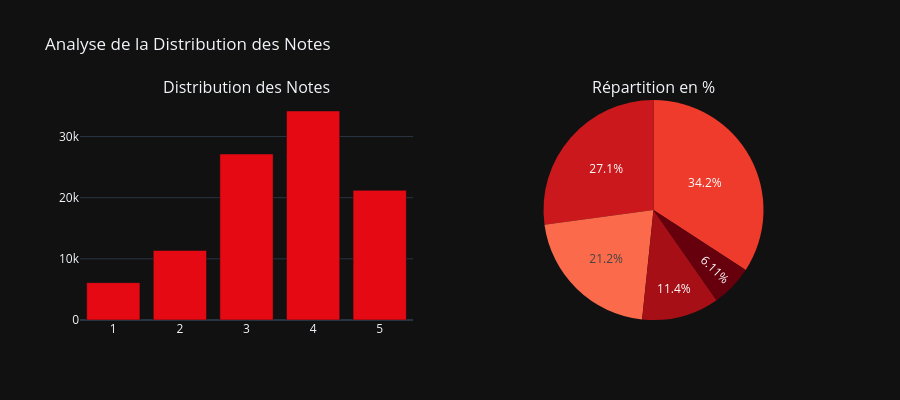

Notebook code for this chart:
### Markdown cell above
## 3.1 Distribution des Notes

### Code cell
# Distribution des notes
rating_counts = ratings['rating'].value_counts().sort_index()

fig = make_subplots(
    rows=1, cols=2,
    subplot_titles=("Distribution des Notes", "Répartition en %"),
    specs=[[{"type": "bar"}, {"type": "pie"}]]
)

# Bar chart
fig.add_trace(
    go.Bar(x=rating_counts.index, y=rating_counts.values, 
           marker_color='#E50914', name='Fréquence'),
    row=1, col=1
)

# Pie chart
fig.add_trace(
    go.Pie(labels=rating_counts.index, values=rating_counts.values,
           marker_colors=px.colors.sequential.Reds_r),
    row=1, col=2
)

fig.update_layout(
    template="plotly_dark",
    height=400,
    showlegend=False,
    title_text="Analyse de la Distribution des Notes"
)

fig.show()

### Figure 1 — Plotly figure (JSON) as saved in the notebook; plotly's stock layout.template omitted (floating-point values rounded to 4 significant figures)
{"data": [{"marker": {"color": "#E50914"}, "name": "Fréquence", "type": "bar", "x": [1, 2, 3, 4, 5], "xaxis": "x", "y": [6110, 11370, 27145, 34174, 21201], "yaxis": "y"}, {"domain": {"x": [0.55, 1], "y": [0, 1]}, "labels": [1, 2, 3, 4, 5], "marker": {"colors": ["rgb(103,0,13)", "rgb(165,15,21)", "rgb(203,24,29)", "rgb(239,59,44)", "rgb(251,106,74)", "rgb(252,146,114)", "rgb(252,187,161)", "rgb(254,224,210)", "rgb(255,245,240)"]}, "type": "pie", "values": [6110, 11370, 27145, 34174, 21201]}], "layout": {"annotations": [{"font": {"size": 16}, "showarrow": false, "text": "Distribution des Notes", "x": 0.225, "xanchor": "center", "xref": "paper", "y": 1, "yanchor": "bottom", "yref": "paper"}, {"font": {"size": 16}, "showarrow": false, "text": "Répartition en %", "x": 0.775, "xanchor": "center", "xref": "paper", "y": 1, "yanchor": "bottom", "yref": "paper"}], "height": 400, "showlegend": false, "title": {"text": "Analyse de la Distribution des Notes"}, "xaxis": {"anchor": "y", "domain": [0, 0.45]}, "yaxis": {"anchor": "x", "domain": [0, 1]}}}
